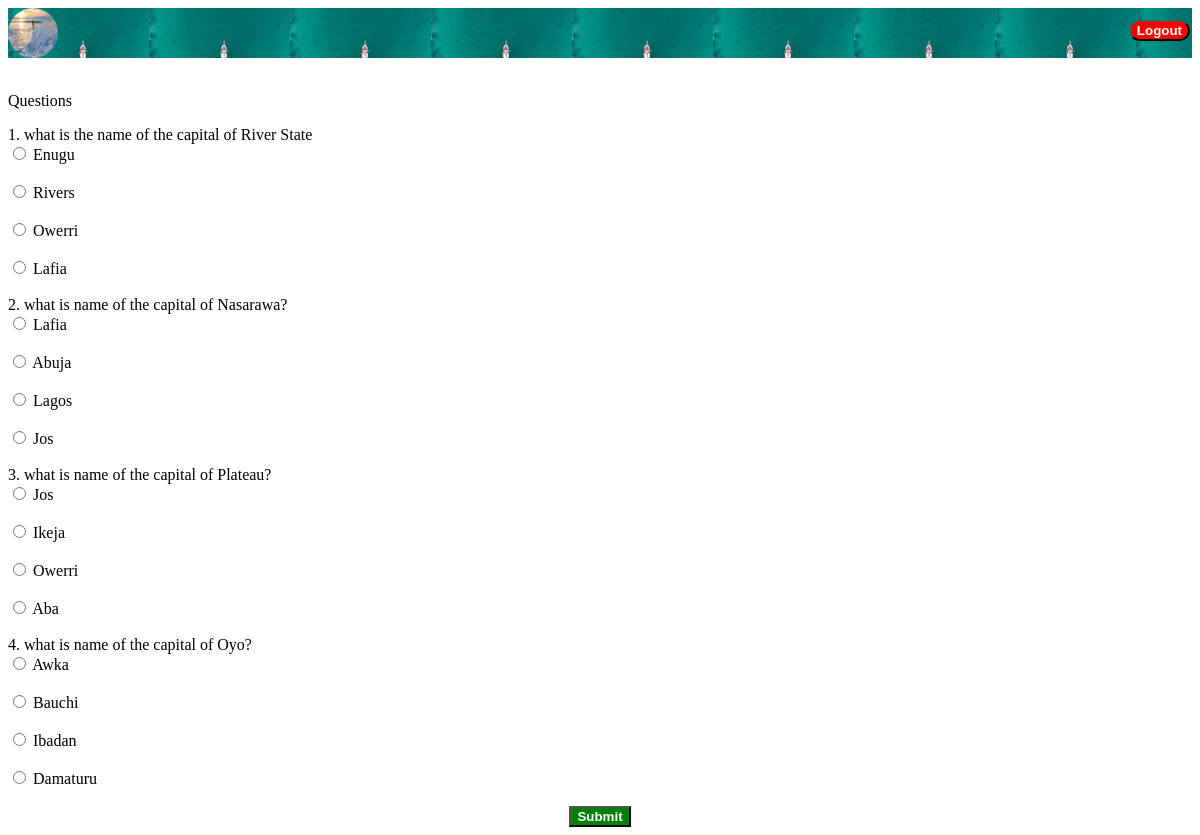
The page /6/questions/ (signed in) on the database as committed earlier.
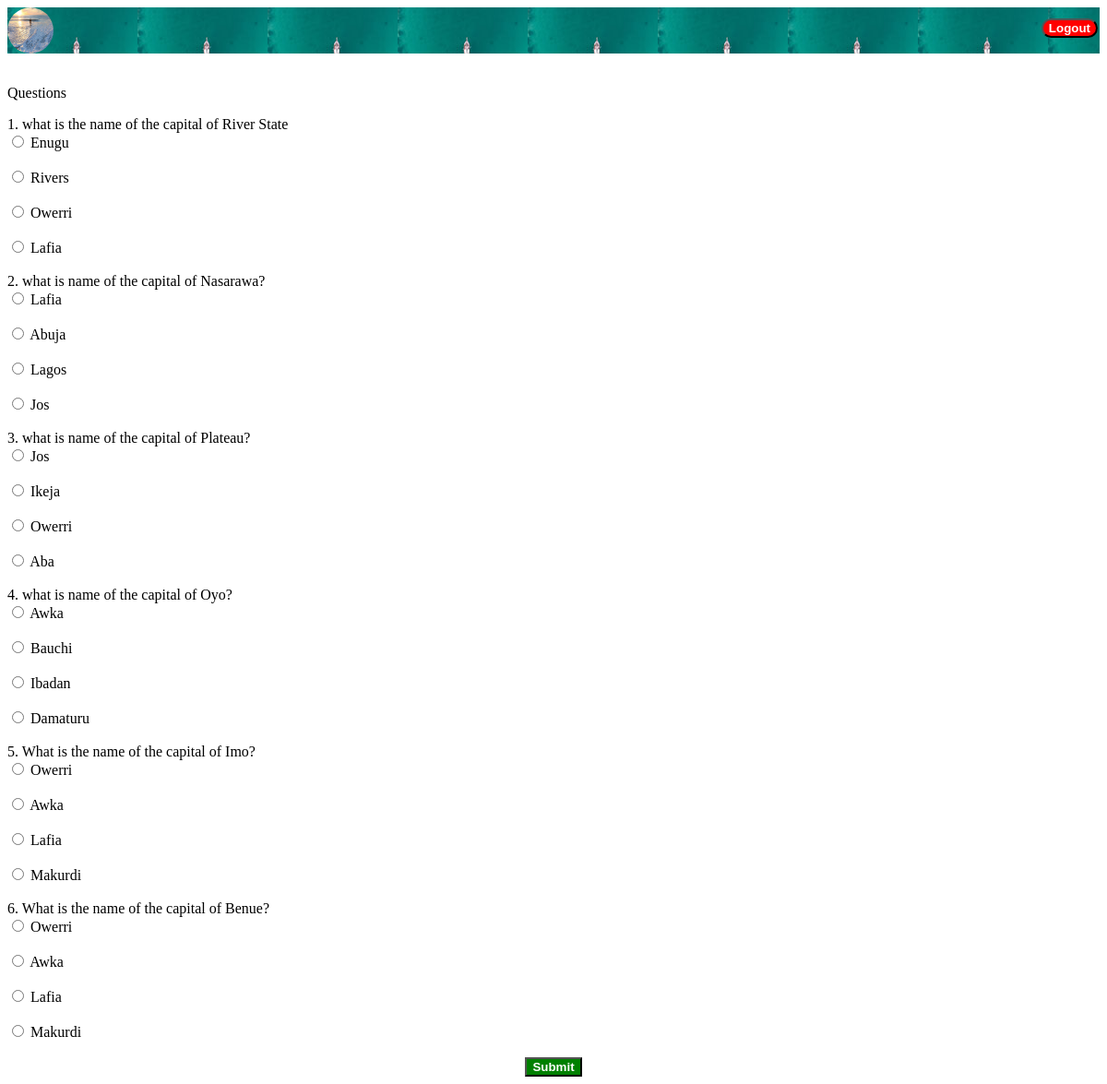
The same page on the database as committed later.
### exams/models.py (models this page shows, shortened)
class Question(models.Model):
    Q = models.CharField(max_length=1000)
    '''def get_absolute_url(self):
        return reverse('exams:index', kwargs={'pk': self.pk})'''

class Option(models.Model):
    question = models.ForeignKey(Question, on_delete=models.CASCADE)
    option = models.CharField(max_length=1000)
    is_favorite = models.BooleanField(default=False)

### exams/views.py (the view)
# urls.py: url(r'^(?P<user_id>[0-9]+)/questions/$', views.questions, name='questions'),
def questions(request, user_id):
    user = get_object_or_404(User, pk=user_id)
    if user.profile.taken:
        return HttpResponseRedirect(reverse('exams:index'))
    else:
        all_questions = Question.objects.all()
        context = {'all_questions': all_questions}
        template_name = 'exams/questions.html'
        return render(request, template_name, context)

### exams/templates/exams/questions.html (shortened to what this page needs)
{% extends 'exams/base.html' %}
{% block body %}
<br/>
{% if user.is_authenticated %}
<p>Questions</p>
{% if all_questions %}
    <form action="{% url 'exams:answer' user.id %}" method="post" enctype="multipart/form-data">
        {% for question in all_questions %}
        {{ question.id }}. {{ question.Q }}<br/>
        {% for option in question.option_set.all %}
            <input type="radio" id="option{{ forloop.counter }}" name="{{ question.id }}" value="{{option.id}}">
            <label for="option{{ forloop.counter }}">
                 {{ option.option }}
            </label>
        <br/><br/>
        {% endfor %}
        {% endfor %}
        <div align="center" style="position: relative;">
            <button type="submit" style="background-color:green; align:center; position: relative;">
                 <strong style="color: white;" >Submit</strong>
            </button>
        </div>
    </form>
{% else %}
<p>no question available</p>
{% endif %}
{% endif %}
{% endblock %}

### exams/templates/exams/base.html (shortened to what this page needs)
<!DOCTYPE html>
<html lang="en">
<head>
</head>
<body>
{% load static %}
<nav style="color:blue; background: white url({% static 'exams/images/nav.jpg' %}); top:3px; height:50px; margin:0">
    {% if user.is_authenticated %}
        <a style="color:black; position: relative; top:0;" href="{% url 'exams:answer' user.id %}"><img src="{% static 'exams/images/travello.jpg' %}" style="width: 50px; height: 50px; display: inline; border-radius:25px"/></a>
    {% else %}
        <a style="color:black; position: relative; top:0;" href="{% url 'exams:index' %}"><img src="{% static 'exams/images/travello.jpg' %}" style="width: 50px; height: 50px; display: inline; border-radius:25px"/></a>
    {% endif %}
        {% if user.is_authenticated %}
            <div align="right" style="display: inline;">
                <a style="color:blue; display: inline; position: absolute; top:20px; right: 10px;" href="{% url 'exams:logout' %}"><button style="background-color:red; border-radius:100px; color:white;"><strong>Logout</strong> </button> </a>
            </div>
        {% endif %}
</nav>
{% block body %}
{% endblock %}
</body>
</html>

Rows that differ between the two databases and show on the page:
added Question: id "5", Q "What is the name of the capital of Imo?"
added Option: option "Owerri", shown under "5"
added Option: option "Awka", shown under "5"
added Option: option "Lafia", shown under "5"
added Option: option "Makurdi", shown under "5"
added Question: id "6", Q "What is the name of the capital of Benue?"
added Option: option "Owerri", shown under "6"
added Option: option "Awka", shown under "6"
added Option: option "Lafia", shown under "6"
added Option: option "Makurdi", shown under "6"
